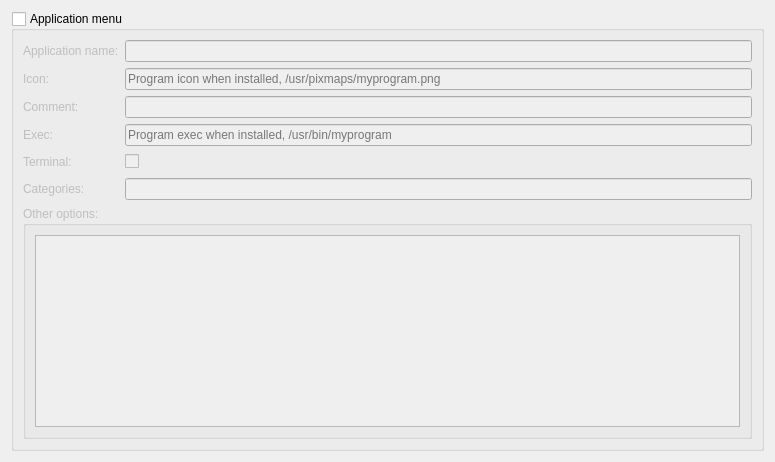
  <widget class="QWizardPage" name="wizardPage8">
   <property name="title">
    <string>Create RPM packages easy</string>
   </property>
   <property name="subTitle">
    <string>Application menu</string>
   </property>
   <attribute name="pageId">
    <string notr="true">7</string>
   </attribute>
   <layout class="QGridLayout" name="gridLayout_32">
    <item row="0" column="0">
     <widget class="QGroupBox" name="groupBox_5">
      <property name="title">
       <string>Application menu</string>
      </property>
      <property name="checkable">
       <bool>true</bool>
      </property>
      <property name="checked">
       <bool>false</bool>
      </property>
      <layout class="QGridLayout" name="gridLayout_31">
       <item row="0" column="0">
        <widget class="QLabel" name="label_6">
         <property name="text">
          <string>Application name:</string>
         </property>
        </widget>
       </item>
       <item row="0" column="1" colspan="2">
        <widget class="QLineEdit" name="pkgname_2"/>
       </item>
       <item row="1" column="0">
        <widget class="QLabel" name="label_13">
         <property name="text">
          <string>Icon:</string>
         </property>
        </widget>
       </item>
       <item row="1" column="1" colspan="2">
        <widget class="QLineEdit" name="pkgversion_2">
         <property name="placeholderText">
          <string>Program icon when installed, /usr/pixmaps/myprogram.png</string>
         </property>
        </widget>
       </item>
       <item row="2" column="0">
        <widget class="QLabel" name="label_10">
         <property name="text">
          <string>Comment:</string>
         </property>
        </widget>
       </item>
       <item row="2" column="1" colspan="2">
        <widget class="QLineEdit" name="pkgrelease_2"/>
       </item>
       <item row="3" column="0">
        <widget class="QLabel" name="label_12">
         <property name="text">
          <string>Exec:</string>
         </property>
        </widget>
       </item>
       <item row="3" column="1" colspan="2">
        <widget class="QLineEdit" name="pkgsummary_2">
         <property name="placeholderText">
          <string>Program exec when installed, /usr/bin/myprogram</string>
         </property>
        </widget>
       </item>
       <item row="4" column="0">
        <widget class="QLabel" name="label_14">
         <property name="text">
          <string>Terminal:</string>
         </property>
        </widget>
       </item>
       <item row="4" column="1">
        <widget class="QCheckBox" name="checkBox">
         <property name="text">
          <string/>
         </property>
        </widget>
       </item>
       <item row="4" column="2">
        <spacer name="horizontalSpacer_10">
         <property name="orientation">
          <enum>Qt::Horizontal</enum>
         </property>
         <property name="sizeHint" stdset="0">
          <size>
           <width>607</width>
           <height>20</height>
          </size>
         </property>
        </spacer>
       </item>
       <item row="5" column="0">
        <widget class="QLabel" name="label_11">
         <property name="text">
          <string>Categories:</string>
         </property>
        </widget>
       </item>
       <item row="5" column="1" colspan="2">
        <widget class="QLineEdit" name="pkgrelease_3"/>
       </item>
       <item row="6" column="0" colspan="3">
        <widget class="QGroupBox" name="groupBox_6">
         <property name="title">
          <string>Other options:</string>
         </property>
         <layout class="QGridLayout" name="gridLayout_30">
          <item row="0" column="0">
           <widget class="QPlainTextEdit" name="pkgdesc_2"/>
          </item>
         </layout>
        </widget>
       </item>
      </layout>
     </widget>
    </item>
   </layout>
  </widget>
